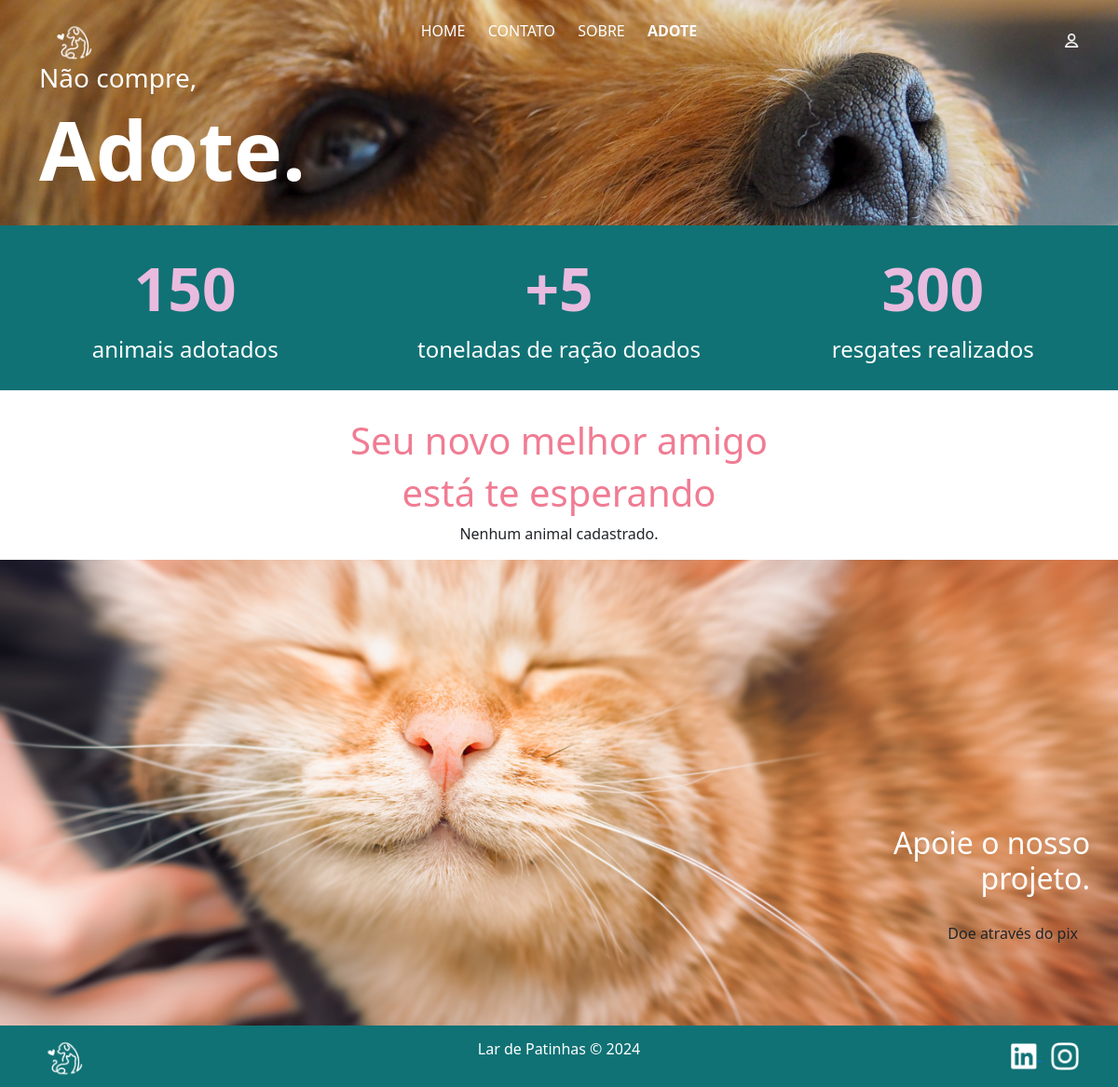
Before: / with the older database file.
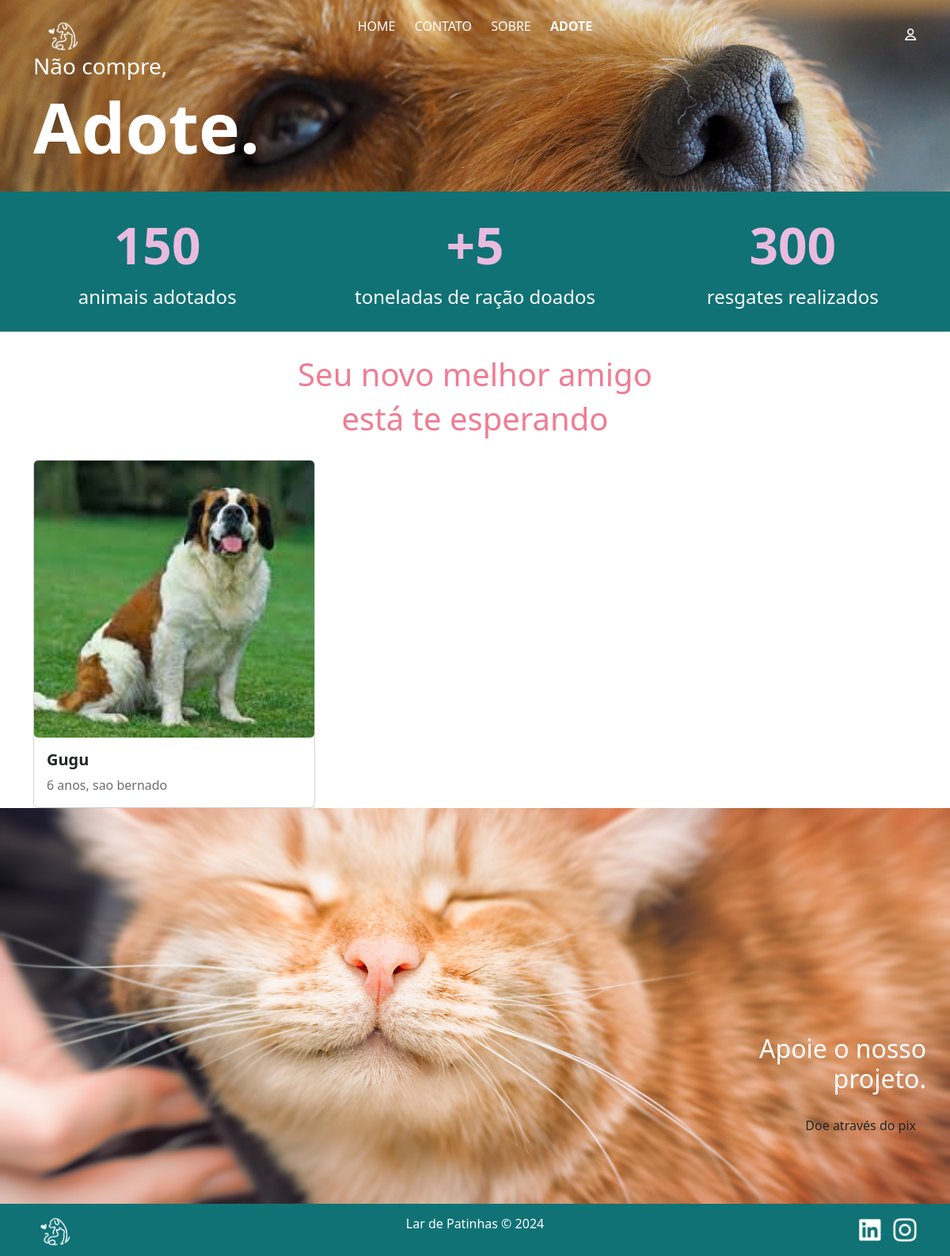
After: the same page with the newer database file.
### cadastro_pet/models.py (models this page shows, shortened)
class CadastroAnimal(models.Model):
    SEXO_CHOICES = [
        ('macho', 'Macho'),
        ('fêmea', 'Fêmea'),
    ]
    ESPECIE_CHOICES = [
        ('cachorro', 'Cachorro'),
        ('gato', 'Gato'),
    ]
    nome = models.CharField(max_length=75,blank=False, null=False)
    idade = models.PositiveIntegerField(blank=False, null=False)
    raca = models.CharField(max_length=75, default='Viralata', blank=False, null=False)
    sexo = models.CharField(max_length=10, choices=SEXO_CHOICES, default='macho')
    especie = models.CharField(max_length=10, choices=ESPECIE_CHOICES, default='cachorro')
    disponivel = models.BooleanField(default=True)
    historico_saude = models.TextField(max_length=300, blank=False, null=False)
    data_criacao = models.DateTimeField(auto_now_add=True)
    class Meta:
        verbose_name = 'Cadastro de Animal'
        verbose_name_plural = 'Cadastro de Animais'
        ordering = ['nome']

### home/views.py (the view)
# urls.py: path('', include('home.urls')),
def home(request):
    animais = CadastroAnimal.objects.filter(disponivel = True)
    return render(request, 'home.html', {'animais': animais})

### home/templates/home.html (shortened to what this page needs)
{% extends 'base.html' %}
{% load bootstrap5 %}
{% load static %}
{% block content %}
<div class="container-card text-center">
    <div class="row">
        <div class="col-md">
            <h2>150</h2>
            <p>animais adotados</p>
        </div>
        <div class="col-md">
            <h2>+5</h2>
            <p>toneladas de ração doados</p>
        </div>
        <div class="col-md">
            <h2>300</h2>
            <p>resgates realizados</p>
        </div>
    </div>
</div>
<div class="text-center frasenovoamigo">
    <h1>Seu novo melhor amigo</h1>
    <h1>está te esperando</h1>
</div>
<div class="container">
    <div class="row">
        {% for animal in animais %}
        {% if animal.galeria.first %}
        <div class="col-sm-4">
            <div class="card">
                <a href="{% url 'detalhe_animal' animal.id %}" target="_blank">
                    <img src="{{ animal.galeria.first.imagem.url }}" class="card-img"
                        alt="Imagem de {{ animal.nome|capfirst }}">
                    {% else %}
                    <img src="{% static 'img/default.png' %}" class="card-img-top"
                        alt="Imagem de {{ animal.nome|capfirst }}" style="height: 150px; object-fit: cover;">
                    {% endif %}
                </a>
                <div class="card-body">
                    <h5 class="card-title">{{ animal.nome|capfirst }}</h5>
                    <p class="card-text">{{ animal.idade }} anos, {{ animal.raca }}</p>
                </div>
            </div>
        </div>
        {% empty %}
        <p class="text-center">Nenhum animal cadastrado.</p>
        {% endfor %}
    </div>
</div>
<div class="container-gato">
    <div class="textoapoio">
        <h3>Apoie o nosso</h3>
        <h3>projeto.</h3>
        <button class="btn" type="submit">Doe através do pix</button>
    </div>
</div>
{% endblock %}

### home/templates/base.html (shortened to what this page needs)
{% load static %}
<!DOCTYPE html>
<html lang="en">
<head>
    <link rel="stylesheet" href="{% static 'css/header.css' %}">
    <link rel="stylesheet" href="{% static 'css/footer.css' %}">
    <link rel="stylesheet" href="{% static 'css/card.css' %}">
    <link rel="stylesheet" href="{% static 'css/cadastropet.css' %}">
    <link rel="stylesheet" href="{% static 'css/petslista.css' %}">
</head>
<body>
    {% include 'header.html' %}
    {% block content %}
    {% endblock %}
    {% include 'footer.html' %}
</body>
</html>

### home/templates/header.html
{% load bootstrap5 %}
{% load static %}
{% bootstrap_css %}
<footer class="cabecalho {% if request.path == '/' %}background-image{% endif %}">
    <div class="container">
        <div class="row align-items-center">
            <div class="col-md-4 text-start">
                <img src="{% static 'img/logo.png' %}" alt="Logo" class="logo-header"/>
            </div>
            <div class="col-md-4 text-center links-cabecalho">
                <a href="/">HOME</a>
                <a href="/contato" target="_blank">CONTATO</a>
                <a href="/sobre" target="_blank">SOBRE</a>
                <a href="/adote" target="_blank"><b>ADOTE</b></a>
            </div>
            <div class="col-md-4 text-end">
                <a href="/admin" target="_blank">
                    <img src="{% static 'img/icone-usuario.png' %}" alt="Ícone login de usuário" class="iconeusuario"/>
                </a>
            </div>
            {% if request.path == '/' %}
            <div class="fraseprincipal">
                <h3>Não compre,</h3>
                <h1><b>Adote.</b></h1>
            </div>
            {% endif %}
        </div>
    </div>
</footer>

### home/templates/footer.html
{% load bootstrap5 %}
{% load static %}
{% bootstrap_css %}
<footer class="rodape">
    <div class="container">
        <div class="row align-items-center">
            <div class="col-md-4 text-start">
                <img src="{% static 'img/logo.png' %}" alt="Logo" class="logo-footer"/>
            </div>
            <div class="col-md-4 text-center">
                <p>Lar de Patinhas © 2024</p>
            </div>
            <div class="col-md-4 text-end">
                <a href="https://www.linkedin.com" target="_blank">
                    <img src="{% static 'img/linkedin.png' %}" alt="LinkedIn" class="social-logo"/>
                </a>
                <a href="https://www.instagram.com" target="_blank">
                    <img src="{% static 'img/instagram.png' %}" alt="Instagram" class="social-logo"/>
                </a>
            </div>
        </div>
    </div>
</footer>

### home/static/css/header.css (style rules this page uses)
.cabecalho { position: relative; height: auto; color: white; padding-bottom: 20px; }
.cabecalho.background-image { background-image: url('/static/img/cachorro-principal.png'); background-size: cover; background-position: center; }
.logo-header { width: 55px; height: auto; margin-left: 10px; margin-top: 20px; }
.links-cabecalho { margin-top: 20px; }
.links-cabecalho a { text-decoration: none; color: white; margin: 0 10px; }
.iconeusuario { width: 15px; height: auto; margin-top: 20px; }
.fraseprincipal { display: flex; flex-direction: column; align-items: flex-start; margin-top: 280px; }
.fraseprincipal h1 { font-size: 5.5rem; }

### home/static/css/footer.css (style rules this page uses)
.rodape { background-color: #107275; color: white; padding: 10px 0; }
.logo-footer { width: 55px; height: auto; }
.social-logo { width: 30px; height: auto; margin-left: 10px; }

### home/static/css/card.css (style rules this page uses)
body { font-family: 'Be Vietnam Pro', sans-serif; }
.container-card { background-color: #107275; padding: 10px; }
.frasenovoamigo { font-weight: 300; font-size: 4.5rem; margin-top: 30px; color: #F07C93; }
.container-card h2 { font-weight: bold; color:#E9BBDF; font-size: 4rem; margin-top: 20px; }
.container-card p { color: white; font-size: 1.5rem; }
.container-gato { position: relative; background-image: url('/static/img/gato-sorrindo.png'); background-size: cover; background-position: center; height: 500px; color: white; display: flex; justify-content: flex-end; align-items: flex-end; padding-right: 30px; padding-bottom: 80px; }
.textoapoio { display: flex; flex-direction: column; align-items: flex-end; }
.textoapoio h3 { font-size: 2rem; margin: 0; text-align: right; }
.btn { background-color: #E9BBDF; color: #107275; padding: 10px 30px; font-size: 1.25rem; margin-top: 20px; border: none; cursor: pointer; }

### home/static/css/petslista.css (style rules this page uses)
.card-img { width: 100%; height: 350px; object-fit: cover; border-radius: 5%; }
.card { border: none; margin-top: 20px; }
.card-text { color: #716C6C; }
.card-title { font-weight: bold; }

Changed rows visible on the page:
added CadastroAnimal: nome (picture), nome "Gugu", idade "6", raca "sao bernado"
Other visible differences:
text no longer shown: "Nenhum animal cadastrado."
